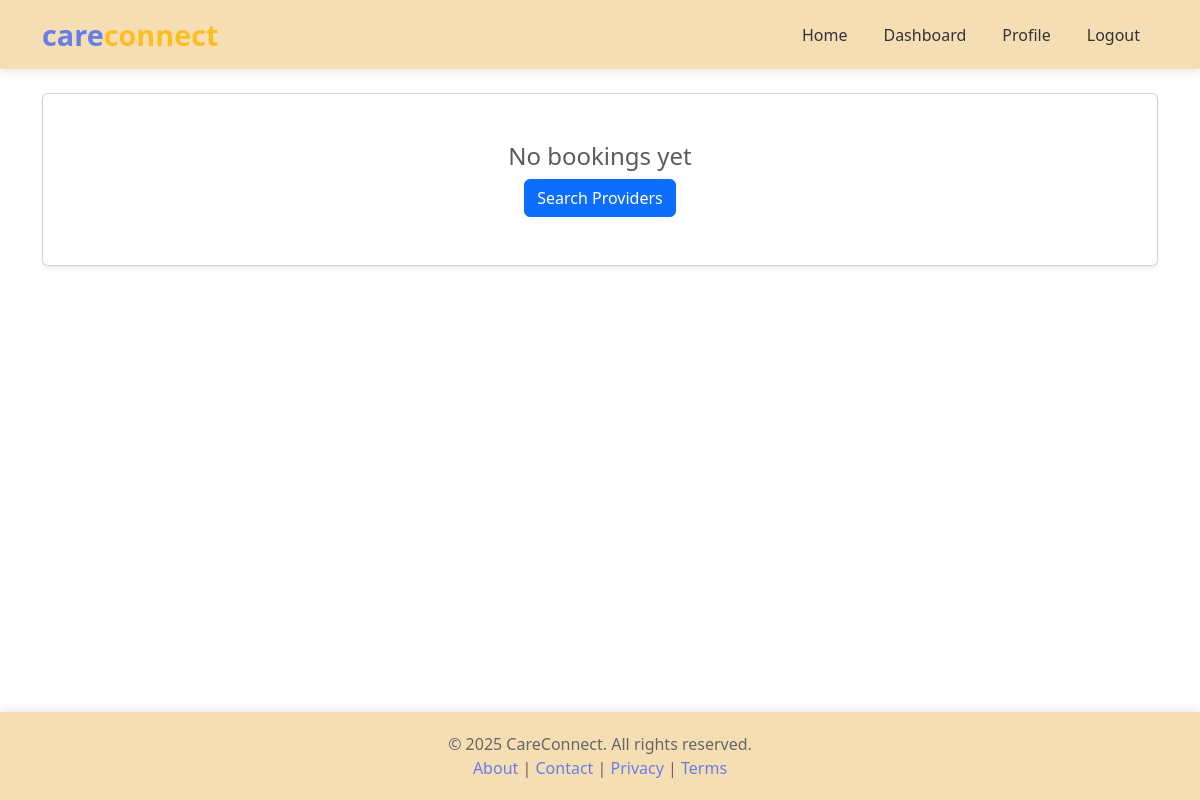
The page /users/bookings/ (signed in) on the database as committed earlier.
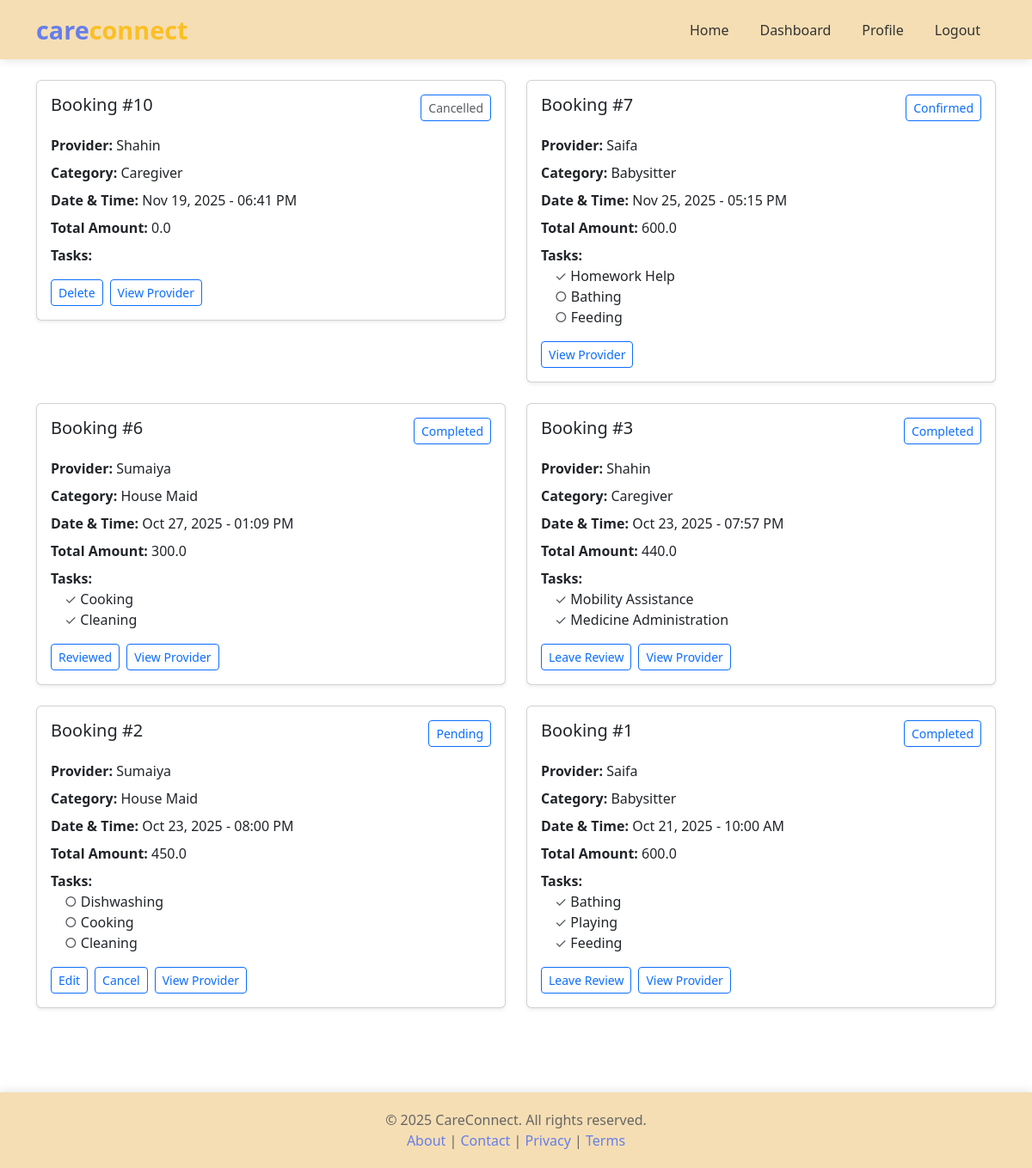
The same page on the database as committed later.
### users/models.py (models this page shows, shortened)
class Booking(models.Model):
    STATUS_CHOICES = [
        ('pending', 'Pending'),
        ('confirmed', 'Confirmed'),
        ('completed', 'Completed'),
        ('cancelled', 'Cancelled'),
    ]
    user = models.ForeignKey(User, on_delete=models.CASCADE, related_name='user_bookings')
    provider = models.ForeignKey('providers.ServiceProvider', on_delete=models.CASCADE, related_name='provider_bookings')
    dateTime = models.DateTimeField()
    status = models.CharField(max_length=20, choices=STATUS_CHOICES, default='pending')
    totalamount = models.FloatField()
    created_at = models.DateTimeField(auto_now_add=True)
    class Meta:
        ordering = ['-created_at']

### providers/models.py (models this page shows, shortened)
class ServiceProvider(models.Model):
    CATEGORY_CHOICES = [
        ('maid', 'House Maid'),
        ('babysitter', 'Babysitter'),
        ('caregiver', 'Caregiver'),
    ]
    GENDER_CHOICES = [
        ('male', 'Male'),
        ('female', 'Female'),
        ('other', 'Other'),
    ]
    user = models.OneToOneField(User, on_delete=models.CASCADE, related_name='provider_profile')
    name = models.CharField(max_length=100)
    age = models.IntegerField()
    gender = models.CharField(max_length=10, choices=GENDER_CHOICES)
    location = models.CharField(max_length=200)
    experience_year = models.FloatField()
    skills = models.TextField(help_text="Comma-separated")
    category = models.CharField(max_length=20, choices=CATEGORY_CHOICES)
    contactNo = models.CharField(max_length=15)
    hourlyRate = models.FloatField()
    availability = models.BooleanField(default=True)
    profile_image = models.ImageField(upload_to='provider_profiles/', blank=True, null=True)
    created_at = models.DateTimeField(auto_now_add=True)

class Task(models.Model):
    STATUS_CHOICES = [
        ('assigned', 'Assigned'),
        ('in_progress', 'In Progress'),
        ('completed', 'Completed'),
    ]
    provider = models.ForeignKey(ServiceProvider, on_delete=models.CASCADE, related_name='provider_tasks')
    user = models.ForeignKey(User, on_delete=models.CASCADE, related_name='user_tasks')
    booking = models.ForeignKey('users.Booking', on_delete=models.CASCADE, related_name='booking_tasks', null=True,
                                blank=True)
    description = models.TextField()
    status = models.CharField(max_length=20, choices=STATUS_CHOICES, default='assigned')
    completedAt = models.DateTimeField(null=True, blank=True)
    created_at = models.DateTimeField(auto_now_add=True)
    class Meta:
        ordering = ['-created_at']

### users/views.py (the view)
# urls.py: path('bookings/', views.user_bookings, name='user_bookings'),
@login_required
def user_bookings(request):
    bookings = Booking.objects.filter(user=request.user).order_by('-created_at')
    context = {
        'bookings': bookings,
    }
    return render(request, 'users/bookings.html', context)

### templates/users/bookings.html (shortened to what the changed rows need)
{% extends 'base.html' %}
{% block content %}
<div class="container mt-4 mb-5">
    {% if bookings %}
        <div class="row g-4">
            {% for booking in bookings %}
            <div class="col-md-6">
                <div class="card shadow-sm">
                    <div class="card-body">
                        <div class="d-flex justify-content-between align-items-start mb-3">
                            <h5 class="card-title mb-0">Booking #{{ booking.id }}</h5>
                            {% if booking.status == 'pending' %}
                            <span class="btn btn-outline-primary btn-sm">Pending</span>
                            {% elif booking.status == 'confirmed' %}
                            <span class="btn btn-outline-primary btn-sm">Confirmed</span>
                            {% elif booking.status == 'completed' %}
                            <span class="btn btn-outline-primary btn-sm">Completed</span>
                            {% else %}
                            <span class="btn btn-outline-primary btn-sm text-muted">Cancelled</span>
                            {% endif %}
                        </div>
                        <div class="mb-2">
                            <strong>Provider:</strong> {{ booking.provider.name }}
                        </div>
                        <div class="mb-2">
                            <strong>Category:</strong> {{ booking.provider.get_category_display }}
                        </div>
                        <div class="mb-2">
                            <strong>Date & Time:</strong> {{ booking.dateTime|date:"M d, Y - h:i A" }}
                        </div>
                        <div class="mb-2">
                            <strong>Total Amount:</strong> {{ booking.totalamount }}
                        </div>
                        <div class="mb-3">
                            <strong>Tasks:</strong>
                            {% for task in booking.booking_tasks.all %}
                            <div class="ms-3">
                                {% if task.status == 'completed' %}
                                <span class="text-muted">✓</span>
                                {% else %}
                                <span class="text-muted">○</span>
                                {% endif %}
                                {{ task.description }}
                            </div>
                            {% endfor %}
                        </div>
                        <div class="d-flex gap-2">
                            {% if booking.status == 'pending' %}
                                <a href="{% url 'edit_booking' booking.id %}" class="btn btn-outline-primary btn-sm">Edit</a>
                                <a href="{% url 'cancel_booking' booking.id %}" class="btn btn-outline-primary btn-sm">Cancel</a>
                            {% elif booking.status == 'cancelled' %}
                                <form method="POST" action="{% url 'delete_booking' booking.id %}" style="display: inline;">
                                    <button type="submit" class="btn btn-outline-primary btn-sm">Delete</button>
                                </form>
                            {% elif booking.status == 'completed' %}
                                {% if not booking.booking_feedback %}
                                <a href="{% url 'add_feedback' booking.id %}" class="btn btn-outline-primary btn-sm">Leave Review</a>
                                {% else %}
                                <span class="btn btn-outline-primary btn-sm"> Reviewed</span>
                                {% endif %}
                            {% endif %}
                            <a href="{% url 'provider_detail' booking.provider.id %}" class="btn btn-outline-primary btn-sm">View Provider</a>
                        </div>
                    </div>
                </div>
            </div>
            {% endfor %}
        </div>
    {% else %}
        <div class="card shadow-sm">
            <div class="card-body text-center py-5">
                <h4 class="text-muted">No bookings yet</h4>
                <a href="{% url 'search_providers' %}" class="btn btn-primary">Search Providers</a>
            </div>
        </div>
    {% endif %}
</div>
{% endblock %}

Rows that differ between the two databases and show on the page:
added Booking: id "10", status "Cancelled", provider.name "Shahin", provider.category "Caregiver", dateTime "Nov 19, 2025 - 06:41 PM", totalamount "0.0"
added Booking: id "7", status "Confirmed", provider.name "Saifa", provider.category "Babysitter", dateTime "Nov 25, 2025 - 05:15 PM", totalamount "600.0"
added Task: description "Homework Help", shown under "7"
added Task: description "Bathing", shown under "7"
added Task: description "Feeding", shown under "7"
added Booking: id "6", status "Completed", provider.name "Sumaiya", provider.category "House Maid", dateTime "Oct 27, 2025 - 01:09 PM", totalamount "300.0"
added Task: description "Cooking", shown under "6"
added Task: description "Cleaning", shown under "6"
added Booking: id "3", status "Completed", provider.name "Shahin", provider.category "Caregiver", dateTime "Oct 23, 2025 - 07:57 PM", totalamount "440.0"
added Task: description "Mobility Assistance", shown under "3"
added Task: description "Medicine Administration", shown under "3"
added Booking: id "2", status "Pending", provider.name "Sumaiya", provider.category "House Maid", dateTime "Oct 23, 2025 - 08:00 PM", totalamount "450.0"
added Task: description "Dishwashing", shown under "2"
added Task: description "Cooking", shown under "2"
added Task: description "Cleaning", shown under "2"
added Booking: id "1", status "Completed", provider.name "Saifa", provider.category "Babysitter", dateTime "Oct 21, 2025 - 10:00 AM", totalamount "600.0"
added Task: description "Bathing", shown under "1"
added Task: description "Playing", shown under "1"
added Task: description "Feeding", shown under "1"
Other text that changed with them:
text no longer shown: "No bookings yet Search Providers"
